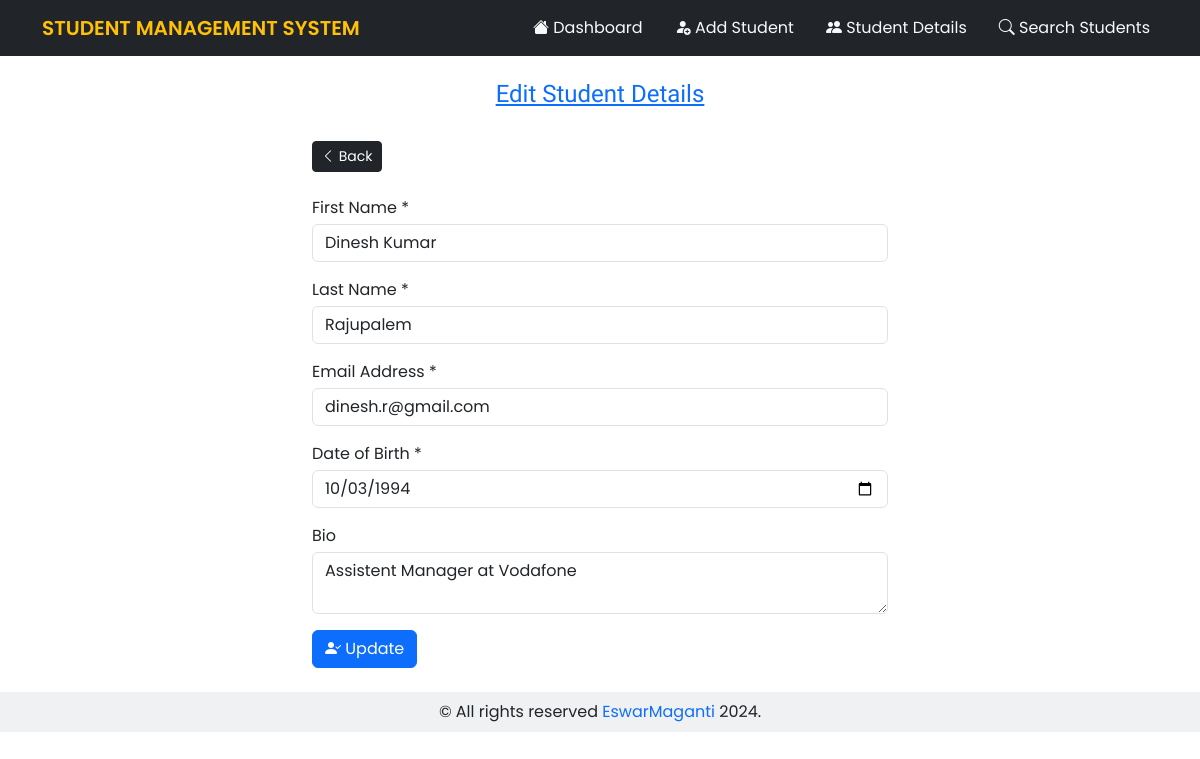
Page /edit_student/3 on the committed database.
### models/__init__.py (models this page shows)
class Student(db.Model):
    id = db.Column(db.Integer, primary_key=True)
    first_name= db.Column(db.String(100), nullable=False)
    last_name= db.Column(db.String(100), nullable=False)
    email = db.Column(db.String(80), unique=True ,nullable=False)
    date_of_birth = db.Column(db.Date(), nullable=False)
    bio = db.Column(db.String(500))
    password = db.Column(db.String(100))
    created_at = db.Column(db.DateTime(timezone=True), server_default=func.now())
    updated_at = db.Column(db.DateTime(timezone=True), server_default=func.now())

### main.py (the view, shortened to what this page needs)
@app.route('/edit_student/<int:student_id>', methods=('GET','POST'))
def edit_student(student_id):
    student = Student.query.get_or_404(student_id)
    form = EditStudentForm(request.form)
    return render_template('edit_student.html', page_heading='Edit Student Details', student=student, form=form)

### schemas/__init__.py
class EditStudentForm(Form):
    first_name = StringField('first_name', [validators.Length(min=2, max=50), validators.DataRequired()])
    last_name = StringField('last_name', [validators.Length(min=2, max=50), validators.DataRequired()])
    email = EmailField('email', [validators.Length(min=6, max=50), validators.Email(), validators.DataRequired()])
    date_of_birth = DateField('date_of_birth', format="%Y-%m-%d")
    bio = TextAreaField('bio', [validators.Length(min=4), validators.DataRequired()])

### templates/edit_student.html (shortened to what this page needs)
{% extends 'base.html' %}
{% from "includes/form_input.html" import render_input_field with context %}
{% block content %}
<div class="col-md-6 container">
    <a href="{{url_for('get_students')}}">
        <button class="btn btn-dark btn-sm">
            <i class="bi bi-chevron-left"></i>
            <span class="ml-2">
                Back
            </span>
        </button>
    </a>
    <form method="POST" class="my-4">
        {{render_input_field(field=form.first_name, label="First Name *", placeholder="Enter your First Name...", value=student.first_name)}}
        {{render_input_field(field=form.last_name, label="Last Name *", placeholder="Enter your Last Name...", value=student.last_name)}}
        {{render_input_field(field=form.email, label="Email Address *", placeholder="Enter your Email Address...", value=student.email)}}
        {{render_input_field(field=form.date_of_birth, label="Date of Birth *", placeholder="Enter your Date of Birth...", value=student.date_of_birth)}}
        <div class="mb-3">
            <label for="bio" class="pb-1">Bio</label>
            <textarea placeholder="Enter your Bio.." class="form-control" name="bio" id="bio" >{{student.bio}}</textarea>
        </div>
        <div class="mt-3">
            <button type="submit" class="btn btn-primary">
                <i class="bi bi-person-check-fill"></i>
                <span class="ml-2">Update</span>
            </button>
        </div>
        </div>
</div>
{% endblock %}

### templates/includes/form_input.html (shortened to what this page needs)
{% macro render_input_field(field, label, placeholder,value="") %}
    <div class="mb-3">
        <label class="mb-1">{{label}}</label>
        {{field(class='form-control', placeholder=placeholder, value=value)}}
    </div>
{% endmacro %}

### static/styles/style.css (style rules this page uses)
* { padding:0; margin:0; font-family: "Poppins", sans-serif; }
.form-control::placeholder { color: #ABABAB; }

### rows in the picture
Student: first_name "Dinesh Kumar", last_name "Rajupalem", email "dinesh.r@gmail.com", date_of_birth "10/03/1994", bio "Assistent Manager at Vodafone"

### other values in the picture
{{ page_heading }} "Edit Student Details"
{{ label }} "First Name * Last Name * Email Address * Date of Birth *"
